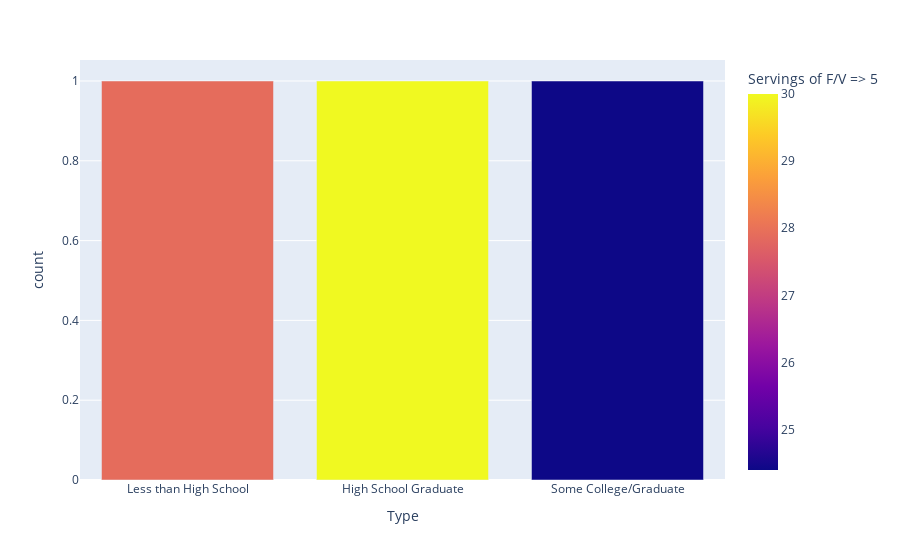

The notebook cell this image was saved under:
### Code cell
fig1 = px.bar(child_parent_ed, x="Type", color="Servings of F/V => 5")
fig1.show()

### Figure 1 — Plotly figure (JSON) as saved in the notebook; plotly's stock layout.template omitted (floating-point values rounded to 4 significant figures)
{"data": [{"alignmentgroup": "True", "hovertemplate": "Type=%{x}<br>count=%{y}<br>Servings of F/V => 5=%{marker.color}<extra></extra>", "legendgroup": "", "marker": {"color": [27.9, 30, 24.4], "coloraxis": "coloraxis", "pattern": {"shape": ""}}, "name": "", "offsetgroup": "", "orientation": "v", "showlegend": false, "textposition": "auto", "type": "bar", "x": ["Less than High School", "High School Graduate", "Some College/Graduate"], "xaxis": "x", "y": [1, 1, 1], "yaxis": "y"}], "layout": {"barmode": "relative", "coloraxis": {"colorbar": {"title": {"text": "Servings of F/V => 5"}}, "colorscale": [[0, "#0d0887"], [0.1111, "#46039f"], [0.2222, "#7201a8"], [0.3333, "#9c179e"], [0.4444, "#bd3786"], [0.5556, "#d8576b"], [0.6667, "#ed7953"], [0.7778, "#fb9f3a"], [0.8889, "#fdca26"], [1, "#f0f921"]]}, "legend": {"tracegroupgap": 0}, "margin": {"t": 60}, "xaxis": {"anchor": "y", "domain": [0, 1], "title": {"text": "Type"}}, "yaxis": {"anchor": "x", "domain": [0, 1], "title": {"text": "count"}}}}
